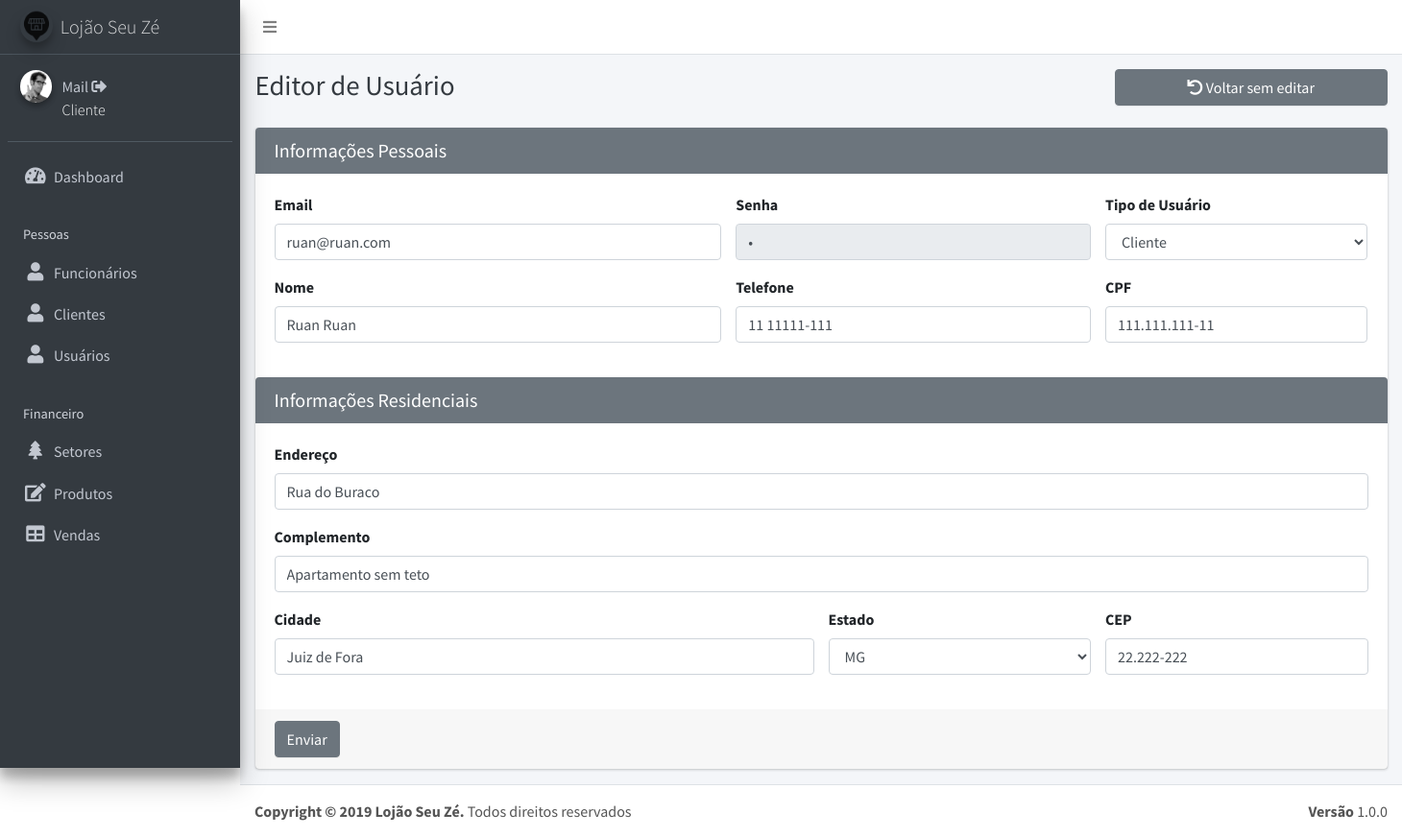
Before: /updateUsuario.php?id=1 (signed in) with the older database file.
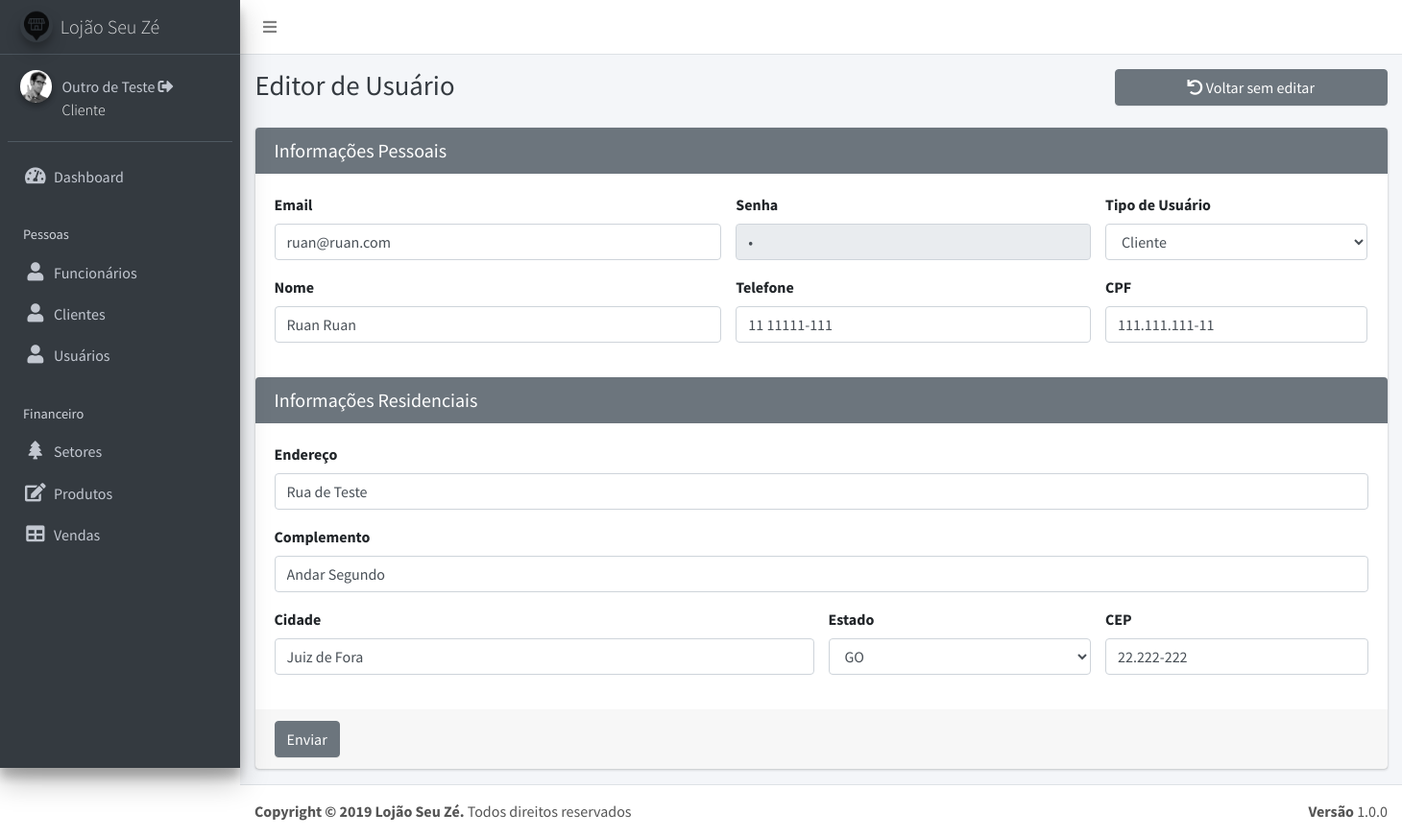
After: the same page with the newer database file.
### tables this page shows
CREATE TABLE `usuarios` (
  `id` int(11) NOT NULL,
  `email` varchar(20) NOT NULL,
  `senha` varchar(40) NOT NULL,
  `tipo` varchar(11) NOT NULL,
  `nome` varchar(50) NOT NULL,
  `telefone` varchar(12) NOT NULL,
  `cpf` varchar(14) NOT NULL,
  `endereco` varchar(40) NOT NULL,
  `complemento` varchar(40) DEFAULT NULL,
  `cidade` varchar(40) NOT NULL,
  `estado` varchar(40) NOT NULL,
  `cep` varchar(10) NOT NULL
);

### updateUsuario.php (the view, shortened to what the changed rows need)
<?php require ('header.php'); ?>
<?php require ('dashboard.php'); ?>
  <div class="content-wrapper">
    <div class="content-header">
      <div class="container-fluid">
        <div class="row mb-2">
          <div class="col-sm-6">
            <h1 class="m-0 text-dark">Editor de Usuário</h1>
          </div>
        </div>
      </div>
    </div>
    <section class="content">
      <div class="container-fluid">
        <div class="row">
          <section class="col-lg-12 connectedSortable">
          <div class="card card-secondary">
                <?php
                    $id = $_GET['id'];
                    $sql = "SELECT * FROM usuarios WHERE id = $id";
                    $result = $conexao->query($sql);
                    while($row = $result->fetch_assoc())
                    {
                ?>
              <form action="" method="POST" target="_self" role="form">
                <div class="card-body">
                  <div class="row">
                    <div class="form-group col-md-5">
                      <label for="exampleInputEmail1">Email</label>
                      <input type="email" name="email" class="form-control" id="exampleInputEmail1" placeholder="Digite o email" value="<?php echo $row['email'] ?>" required>
                    </div>
                    <div class="form-group col-md-4">
                      <label for="exampleInputPassword1">Senha</label>
                      <input type="password" name="senha" class="form-control" id="exampleInputPassword1" placeholder="Digite a senha" value="<?php echo $row['senha'] ?>" disabled>
                    </div>
                    <div class="form-group col-md-3">
                      <label>Tipo de Usuário</label>
                      <select class="form-control select2 select2-hidden-accessible" style="width: 100%;" tabindex="-1" aria-hidden="true" name="tipo">
                        <option <?php if($row['tipo']=="Cliente")echo "selected" ?> >Cliente</option>
                      </select>
                    </div>
                  </div>
                  <div class="row">
                    <div class="form-group col-md-5">
                      <label for="exampleInputEmail1">Nome</label>
                      <input type="text" name="nome" class="form-control" id="exampleInputEmail1" placeholder="Digite o nome" value="<?php echo $row['nome'] ?>" required>
                    </div>
                    <div class="form-group col-md-4">
                      <label for="exampleInputEmail1">Telefone</label>
                      <input type="text" name="telefone" class="form-control" id="exampleInputEmail1"  placeholder="(11) 11111-1111" onkeypress="mascara(this, '## #####-####')"  maxlength="13" value="<?php echo $row['telefone'] ?>" required>
                    </div>
                    <div class="form-group col-md-3">
                      <label for="exampleInputEmail1">CPF</label>
                      <input type="text" name="cpf" class="form-control" id="exampleInputEmail1" placeholder="111.111.111-11" onkeypress="mascara(this, '###.###.###-##')"  maxlength="14" value="<?php echo $row['cpf'] ?>" required>
                    </div>
                  </div>
                </div>
                <div class="card-header">
                  <h3 class="card-title">Informações Residenciais</h3>
                </div>
                <div class="card-body">
                  <div class="row">
                      <div class="form-group col-md-12">
                        <label for="exampleInputEmail1">Endereço</label>
                        <input type="text" name="endereco" class="form-control" id="exampleInputEmail1" placeholder="Av. Rio Branco" value="<?php echo $row['endereco'] ?>" required>
                      </div>
                  </div>
                  <div class="row">
                      <div class="form-group col-md-12">
                        <label for="exampleInputEmail1">Complemento</label>
                        <input type="text" name="complemento" class="form-control" id="inputAddress2" placeholder="Apartmento, estudio, or andar" value="<?php echo $row['complemento'] ?>">
                      </div>
                  </div>
                  <div class="row">
                    <div class="form-group col-md-6">
                      <label for="exampleInputEmail1">Cidade</label>
                      <input type="text" name="cidade" class="form-control" id="inputCity" placeholder="Juiz de Fora" value="<?php echo $row['cidade'] ?>" required>
                    </div>
                    <div class="form-group col-md-3">
                      <label>Estado</label>
                      <select class="form-control select2 select2-hidden-accessible" style="width: 100%;" tabindex="-1" aria-hidden="true" name="estado" selected="<?php echo $row['estado'] ?>">
                        <option <?php if($row['estado']=="GO")echo "selected" ?> >GO</option>
                        <option <?php if($row['estado']=="MG")echo "selected" ?> >MG</option>
                      </select>
                    </div>
                    <div class="form-group col-md-3">
                      <label for="inputZip">CEP</label>
                      <input type="text" name="cep" class="form-control" id="cep" onkeypress="mascara(this, '##.###-###')" placeholder="11.111-111" maxlength="10" value="<?php echo $row['cep'] ?>" required>
                    </div>
                  </div>
                </div>
                <div class="card-footer">
                  <button type="submit" name="submit" class="btn btn-secondary">Enviar</button>
                </div>
              </form>
            <?php } ?>
            </div>
          </div>
          </section>
        </div>
      </div>
<?php require ('footer.php');?>

### dashboard.php (shortened to what the changed rows need)
<aside class="main-sidebar sidebar-dark-primary elevation-4">
  <div class="sidebar">
    <div class="user-panel mt-3 pb-3 mb-3 d-flex">
      <div class="info">
        <a href="viewUsuario.php?id=<?php echo $_SESSION['id'] ?>"> <?php echo $_SESSION['nome'] ; ?></a> <a href="logout.php"><i data-toggle="tooltip" title="Logout " class="fa fa-sign-out-alt"></i></a>
        <span class="brand-text font-weight-light d-block" style="color: #FFF;"> <?php echo $_SESSION['tipo']; ?></span>
      </div>
    </div>
  </div>
</aside>

Changed rows visible on the page:
changed usuarios "ruan@ruan.com": endereco "Rua do Buraco" → "Rua de Teste"; complemento "Apartamento sem teto" → "Andar Segundo"; estado "MG" → "GO"
Other visible differences:
$_SESSION['nome']: "Mail" → "Outro de Teste"
